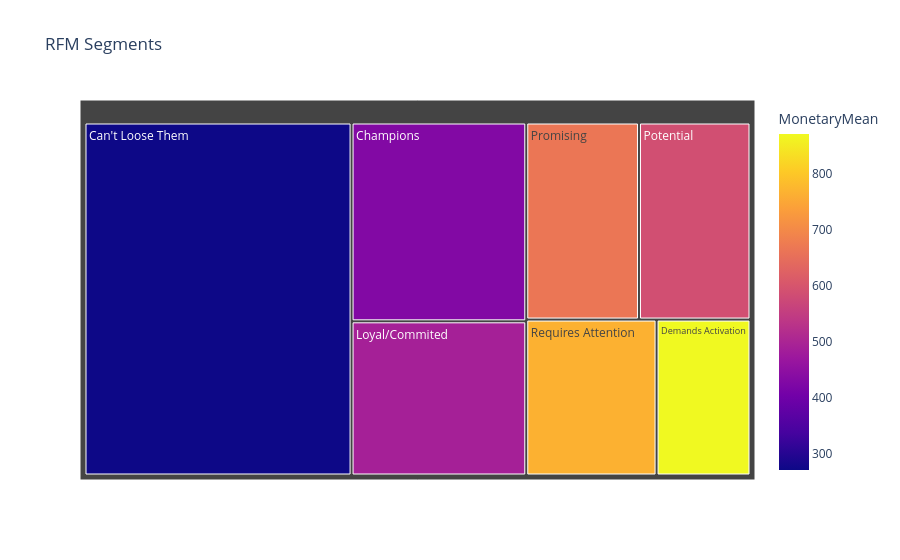

Notebook cell for this chart:
### Code cell
fig = px.treemap(
    grouped_by,
    path=['Segment_Name'],
    values='Count',
    color='MonetaryMean',
    hover_data=['RecencyMean', 'FrequencyMean', 'MonetaryMean'],
    title='RFM Segments'
)

fig.show()

### Figure 1 — Plotly figure (JSON) as saved in the notebook; plotly's stock layout.template omitted (floating-point values rounded to 4 significant figures)
{"data": [{"branchvalues": "total", "customdata": [["410.6", "3.1", 271.5], ["275.5", "4.7", 429.3], ["78.7", "8.7", 870.6], ["212.0", "5.0", 489.6], ["228.9", "6.0", 586.8], ["190.7", "6.8", 664.6], ["136.4", "7.8", 765.9]], "domain": {"x": [0, 1], "y": [0, 1]}, "hovertemplate": "labels=%{label}<br>Count=%{value}<br>parent=%{parent}<br>id=%{id}<br>RecencyMean=%{customdata[0]}<br>FrequencyMean=%{customdata[1]}<br>MonetaryMean=%{color}<extra></extra>", "ids": ["Can't Loose Them", "Champions", "Demands Activation", "Loyal/Commited", "Potential", "Promising", "Requires Attention"], "labels": ["Can't Loose Them", "Champions", "Demands Activation", "Loyal/Commited", "Potential", "Promising", "Requires Attention"], "marker": {"coloraxis": "coloraxis", "colors": [271.5, 429.3, 870.6, 489.6, 586.8, 664.6, 765.9]}, "name": "", "parents": ["", "", "", "", "", "", ""], "type": "treemap", "values": [399.0, 147.0, 62.0, 114.0, 93.0, 94.0, 86.0]}], "layout": {"coloraxis": {"colorbar": {"title": {"text": "MonetaryMean"}}, "colorscale": [[0, "#0d0887"], [0.1111, "#46039f"], [0.2222, "#7201a8"], [0.3333, "#9c179e"], [0.4444, "#bd3786"], [0.5556, "#d8576b"], [0.6667, "#ed7953"], [0.7778, "#fb9f3a"], [0.8889, "#fdca26"], [1, "#f0f921"]]}, "legend": {"tracegroupgap": 0}, "title": {"text": "RFM Segments"}}}
